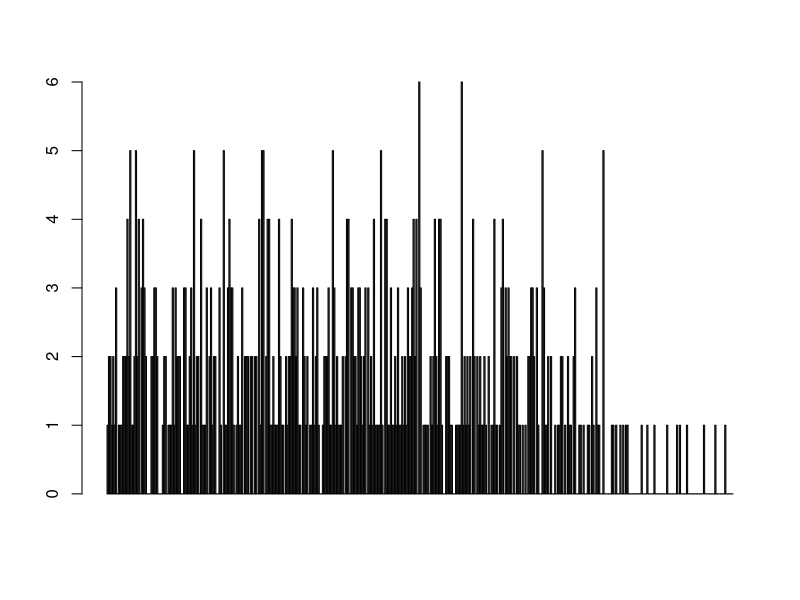
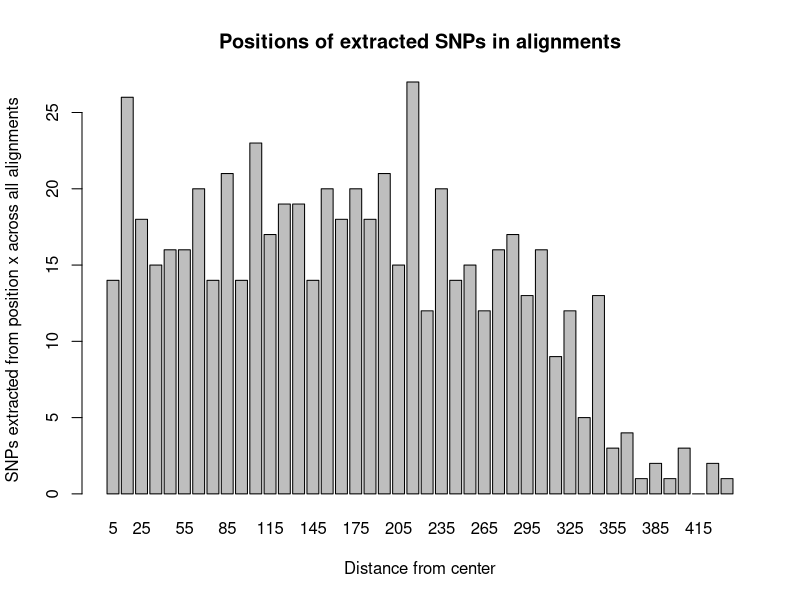

The R script that drew these images, in order:
setwd("/Users/tobias/GitHub/topaza_uce/summary_stats/snps/")
workdir<-getwd()
workdir
dir()

#read in input file
dist_count<-read.table("distance_to_center_count.txt")
dist_count<-data.frame(dist_count)


#make sure that the first column has no missing values, and if so, insert them and add value 0 in the second column
new_dist_count <- dist_count
#make a list with all whole numbers between 0 and 441(the longest dist in dataframe)
full_values <- c(0:441)
for (i in full_values) {
  if (i %in% dist_count[,1]) {
    print(i)
  }
  else {
    newrow = c(i,0)
    new_dist_count = rbind(new_dist_count,newrow)
    print (newrow)
  }
}
#sort the new dict that contains all missing values by its first column
new_dist_count <- new_dist_count[order(new_dist_count$V1),]

#call the two different columns 'dist' and 'count'
dist<-new_dist_count[,1]
count<-new_dist_count[,2]
count
barplot(count)

#group the dist column into equal bins (each size 10), to visualize the data better
dist_new<-cut(dist,breaks=c(seq(0, 440, 10)))
#sum up the counts within each bin
sums<-aggregate(count~dist_new,FUN=sum)
#transform the rather ugly values in the first column in a better format for the final plot
for(i in sums[,1]) {
  label<-toString(i)
  label_new<-strsplit(label,',')
  label_a<-as.numeric(gsub('\\(', '', label_new[[1]][1]))
  label_b<-as.numeric(gsub('\\]', '', label_new[[1]][2]))
  final_label<-(label_b-5)
  sums<-lapply(sums, gsub, pattern = i, replacement = final_label, fixed = TRUE)
}
sums
pdf('barplot_snp_distance_to_center.pdf')
barplot(as.numeric(sums$count),names.arg=sums$dist_new,xlab = "Distance from center",ylab = "SNPs extracted from position x across all alignments", main= "Positions of extracted SNPs in alignments")
dev.off()
?barplot
table


